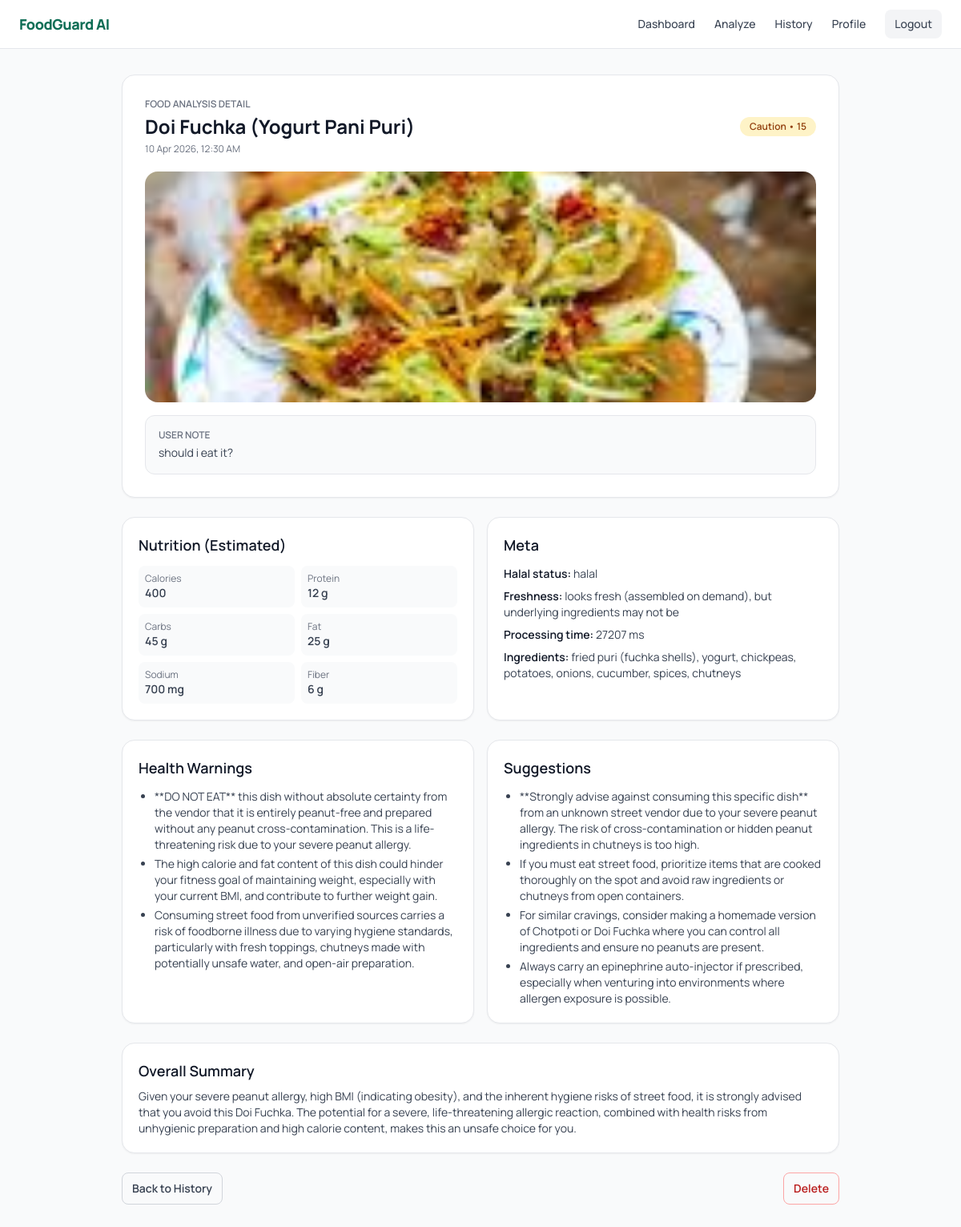
Page /history/2/ (signed in) on the committed database.
### foodguardapp/models.py (models this page shows, shortened)
class FoodAnalysis(models.Model):
	SAFETY_VERDICT_CHOICES = [
		("Safe", "Safe"),
		("Caution", "Caution"),
		("Avoid", "Avoid"),
	]
	user = models.ForeignKey(
		settings.AUTH_USER_MODEL,
		on_delete=models.CASCADE,
		related_name="food_analyses",
	)
	image = models.ImageField(upload_to="food_images/%Y/%m/%d/")
	user_note = models.TextField(blank=True)
	food_name_detected = models.CharField(max_length=200)
	safety_score = models.IntegerField(
		validators=[MinValueValidator(0), MaxValueValidator(100)],
	)
	safety_verdict = models.CharField(max_length=10, choices=SAFETY_VERDICT_CHOICES)
	analysis_json = models.JSONField(default=dict)
	is_halal_flagged = models.BooleanField(default=False)
	is_allergen_flagged = models.BooleanField(default=False)
	processing_time_ms = models.PositiveIntegerField(default=0)
	created_at = models.DateTimeField(auto_now_add=True)
	class Meta:
		ordering = ["-created_at"]

### foodguardapp/views.py (the view)
# urls.py: path("history/<int:pk>/", HistoryDetailView.as_view(), name="history_detail"),
class HistoryDetailView(LoginRequiredMixin, DetailView):
	template_name = "history/detail.html"
	context_object_name = "analysis"
	def get_queryset(self):
		return FoodAnalysis.objects.filter(user=self.request.user)

### foodguardapp/context_processors.py (called while the page is built)
def profile_status(request):
    if not request.user.is_authenticated:
        return {
            "profile_completion": 0,
            "profile_incomplete": False,
        }
    profile = getattr(request.user, "profile", None)
    completion = profile.completion_percentage if profile else 0
    return {
        "profile_completion": completion,
        "profile_incomplete": completion < 100,
    }

### foodguardapp/models.py (called while the page is built)
	def _required_fields(self):
		return [
			self.full_name,
			self.age,
			self.gender,
			self.area_in_dhaka,
			self.dietary_restrictions,
			self.fitness_goal,
			self.activity_level,
		]

	@property
	def completion_percentage(self) -> int:
		required = self._required_fields()
		completed = sum(1 for item in required if item not in (None, ""))
		return int(round((completed / len(required)) * 100))

### templates/history/detail.html (shortened to what this page needs)
{% extends 'base.html' %}
{% block content %}
<div class="mx-auto max-w-4xl space-y-6">
    <section class="rounded-2xl border border-gray-200 bg-white p-5 shadow-sm lg:p-7">
        <div class="flex flex-col gap-4 sm:flex-row sm:items-center sm:justify-between">
            <div>
                <p class="text-xs font-semibold uppercase text-gray-500">Food analysis detail</p>
                <h1 class="mt-1 text-2xl font-bold text-gray-900">{{ analysis.food_name_detected }}</h1>
                <p class="mt-1 text-xs text-gray-500">{{ analysis.created_at|date:'d M Y, h:i A' }}</p>
            </div>
            <span class="rounded-full px-3 py-1 text-xs font-semibold {% if analysis.safety_verdict == 'Safe' %}bg-green-100 text-green-800{% elif analysis.safety_verdict == 'Caution' %}bg-amber-100 text-amber-800{% else %}bg-red-100 text-red-800{% endif %}">
                {{ analysis.safety_verdict }} • {{ analysis.safety_score }}
            </span>
        </div>
        {% if analysis.image %}
            <img src="{{ analysis.image.url }}" alt="{{ analysis.food_name_detected }}" class="mt-5 h-72 w-full rounded-2xl object-cover">
        {% endif %}
        {% if analysis.user_note %}
            <div class="mt-4 rounded-xl border border-gray-200 bg-gray-50 p-4 text-sm text-gray-700">
                <p class="text-xs font-semibold uppercase text-gray-500">User note</p>
                <p class="mt-1">{{ analysis.user_note }}</p>
            </div>
        {% endif %}
    </section>
    <section class="grid gap-4 lg:grid-cols-2">
        <article class="rounded-2xl border border-gray-200 bg-white p-5 shadow-sm">
            <h2 class="text-lg font-semibold text-gray-900">Nutrition (Estimated)</h2>
            <dl class="mt-3 grid grid-cols-2 gap-2 text-sm text-gray-700">
                <div class="rounded-lg bg-gray-50 p-2"><dt class="text-xs text-gray-500">Calories</dt><dd class="font-semibold">{{ analysis.analysis_json.estimated_nutrition.calories|default:'-' }}</dd></div>
                <div class="rounded-lg bg-gray-50 p-2"><dt class="text-xs text-gray-500">Protein</dt><dd class="font-semibold">{{ analysis.analysis_json.estimated_nutrition.protein_g|default:'-' }} g</dd></div>
                <div class="rounded-lg bg-gray-50 p-2"><dt class="text-xs text-gray-500">Carbs</dt><dd class="font-semibold">{{ analysis.analysis_json.estimated_nutrition.carbs_g|default:'-' }} g</dd></div>
                <div class="rounded-lg bg-gray-50 p-2"><dt class="text-xs text-gray-500">Fat</dt><dd class="font-semibold">{{ analysis.analysis_json.estimated_nutrition.fat_g|default:'-' }} g</dd></div>
                <div class="rounded-lg bg-gray-50 p-2"><dt class="text-xs text-gray-500">Sodium</dt><dd class="font-semibold">{{ analysis.analysis_json.estimated_nutrition.sodium_mg|default:'-' }} mg</dd></div>
                <div class="rounded-lg bg-gray-50 p-2"><dt class="text-xs text-gray-500">Fiber</dt><dd class="font-semibold">{{ analysis.analysis_json.estimated_nutrition.fiber_g|default:'-' }} g</dd></div>
            </dl>
        </article>
        <article class="rounded-2xl border border-gray-200 bg-white p-5 shadow-sm">
            <h2 class="text-lg font-semibold text-gray-900">Meta</h2>
            <div class="mt-3 space-y-2 text-sm text-gray-700">
                <p><span class="font-semibold text-gray-900">Halal status:</span> {{ analysis.analysis_json.halal_status|default:'uncertain' }}</p>
                <p><span class="font-semibold text-gray-900">Freshness:</span> {{ analysis.analysis_json.freshness_assessment|default:'unclear' }}</p>
                <p><span class="font-semibold text-gray-900">Processing time:</span> {{ analysis.processing_time_ms }} ms</p>
                <p><span class="font-semibold text-gray-900">Ingredients:</span> {{ analysis.analysis_json.ingredients_detected|join:', '|default:'Not available' }}</p>
            </div>
        </article>
    </section>
    <section class="grid gap-4 lg:grid-cols-2">
        <article class="rounded-2xl border border-gray-200 bg-white p-5 shadow-sm">
            <h2 class="text-lg font-semibold text-gray-900">Health Warnings</h2>
            <ul class="mt-3 list-disc space-y-1 pl-5 text-sm text-gray-700">
                {% for item in analysis.analysis_json.health_warnings %}
                    <li>{{ item }}</li>
                {% empty %}
                    <li>No specific warnings recorded.</li>
                {% endfor %}
            </ul>
        </article>
        <article class="rounded-2xl border border-gray-200 bg-white p-5 shadow-sm">
            <h2 class="text-lg font-semibold text-gray-900">Suggestions</h2>
            <ul class="mt-3 list-disc space-y-1 pl-5 text-sm text-gray-700">
                {% for item in analysis.analysis_json.suggestions %}
                    <li>{{ item }}</li>
                {% empty %}
                    <li>No suggestions available.</li>
                {% endfor %}
            </ul>
        </article>
    </section>
    <section class="rounded-2xl border border-gray-200 bg-white p-5 shadow-sm">
        <h2 class="text-lg font-semibold text-gray-900">Overall Summary</h2>
        <p class="mt-2 text-sm text-gray-700">{{ analysis.analysis_json.overall_summary|default:'No summary available.' }}</p>
    </section>
    <div class="flex items-center justify-between">
        <a href="{% url 'foodguardapp:history_list' %}" class="inline-flex min-h-10 items-center rounded-lg border border-gray-300 px-3 text-sm font-semibold text-gray-700 hover:bg-gray-100">Back to History</a>
        <form method="post" action="{% url 'foodguardapp:history_delete' analysis.pk %}" onsubmit="return confirm('Delete this analysis?');">
            <button type="submit" class="inline-flex min-h-10 items-center rounded-lg border border-red-300 px-3 text-sm font-semibold text-red-700 hover:bg-red-50">Delete</button>
        </form>
    </div>
</div>
{% endblock %}

### static/css/app.css (style rules this page uses)
body { font-family: 'Manrope', 'Hind Siliguri', sans-serif; }

### rows in the picture
FoodAnalysis: food_name_detected "Doi Fuchka (Yogurt Pani Puri)", created_at "10 Apr 2026, 12:30 AM", safety_verdict "Caution", safety_score "15", image (picture), user_note "should i eat it?", analysis_json.estimated_nutrition.calories "400", analysis_json.estimated_nutrition.protein_g "12", analysis_json.estimated_nutrition.carbs_g "45", analysis_json.estimated_nutrition.fat_g "25", analysis_json.estimated_nutrition.sodium_mg "700", analysis_json.estimated_nutrition.fiber_g "6", analysis_json.halal_status "halal", analysis_json.freshness_assessment "looks fresh (assembled on demand), but underlying ingredients may not be", processing_time_ms "27207", analysis_json.ingredients_detected "fried puri (fuchka shells), yogurt, chickpeas, potatoes, onions, cucumber, spices, chutneys", analysis_json.overall_summary "Given your severe peanut allergy, high BMI (indicating obesity), and the inherent hygiene risks of street food, it is strongly advised that you avoid this Doi Fuchka. The potential for a severe, life-threatening allergic reaction, combined with health risks from unhygienic preparation and high calorie content, makes this an unsafe choice for you."

### other values in the picture
{{ item }} "The high calorie and fat content of this dish could hinder your fitness goal of maintaining weight, especially with your current BMI, and contribute to further weight gain."
{{ item }} "If you must eat street food, prioritize items that are cooked thoroughly on the spot and avoid raw ingredients or chutneys from open containers." "For similar cravings, consider making a homemade version of Chotpoti or Doi Fuchka where you can control all ingredients and ensure no peanuts are present." "Always carry an epinephrine auto-injector if prescribed, especially when venturing into environments where allergen exposure is possible."
